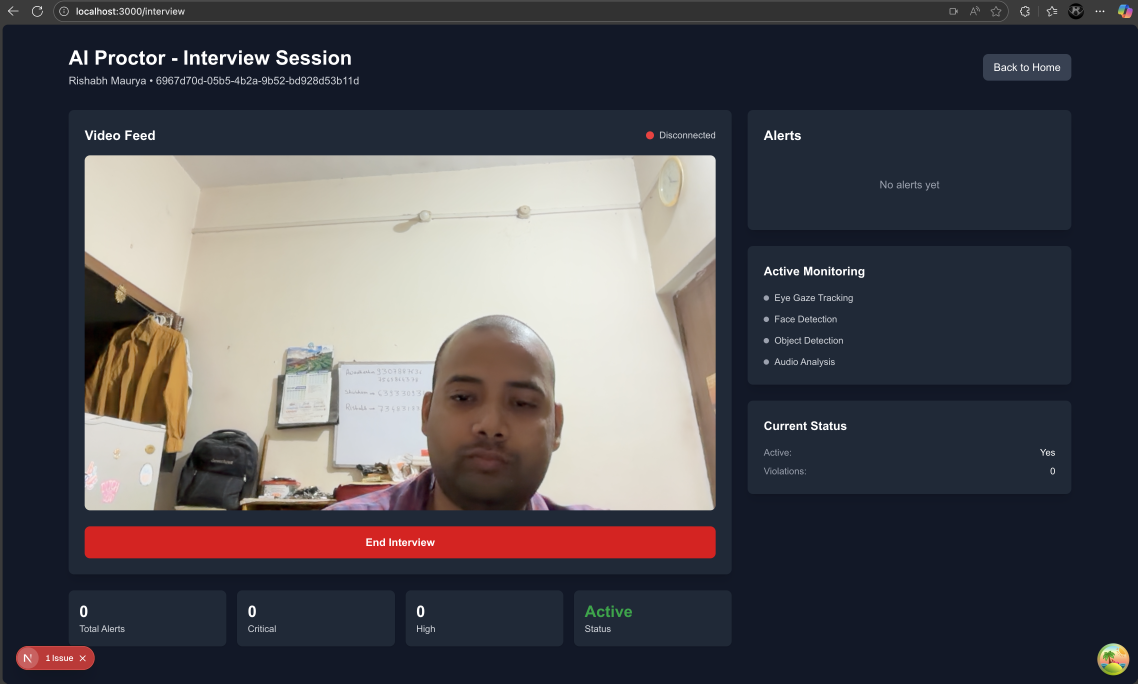
#> input picture image.png, 3412 x 2050 px (shown at 1/3 size)
$ python -i frame_utils.py   (imports and definitions only)
#> lines starting #> are read from the running program, lines starting #| are printed output that depends on the picture
import cv2
import numpy as np
from typing import Optional, Tuple
from skimage.metrics import structural_similarity as ssim
import logging

logger = logging.getLogger(__name__)


class FrameAnalyzer:
    """
    Utility class for frame analysis including SSIM comparison,
    black screen detection, and other optimizations
    """

    def __init__(self, ssim_threshold: float = 0.95, black_threshold: float = 30):
        """
        Initialize frame analyzer

        Args:
            ssim_threshold: SSIM similarity threshold (0-1). Frames above this are considered duplicates
            black_threshold: Average pixel intensity threshold for black screen detection
        """
        self.ssim_threshold = ssim_threshold
        self.black_threshold = black_threshold
        self.previous_frame = None
        self.frame_count = 0

        logger.info(f"FrameAnalyzer initialized - SSIM threshold: {ssim_threshold}, "
                   f"Black threshold: {black_threshold}")

    # [30 lines left out: function calculate_ssim, not called in this run]

    def is_duplicate_frame(self, current_frame: np.ndarray) -> bool:
        """
        Check if current frame is a duplicate of the previous frame using SSIM

        Args:
            current_frame: Current BGR image

        Returns:
            True if frame is a duplicate and should be skipped
        """
        self.frame_count += 1

        # First frame is never a duplicate
        if self.previous_frame is None:
            self.previous_frame = current_frame.copy()
            return False

        # Calculate similarity
        similarity = self.calculate_ssim(self.previous_frame, current_frame)

        # Check if frames are too similar (duplicate)
        is_duplicate = similarity > self.ssim_threshold

        if is_duplicate:
            logger.debug(f"Frame {self.frame_count} is duplicate (SSIM: {similarity:.3f})")
        else:
            # Update previous frame only if not duplicate
            self.previous_frame = current_frame.copy()

        return is_duplicate

    def is_black_screen(self, frame: np.ndarray) -> bool:
        """
        Detect if the frame is mostly black (camera covered or off)

        Args:
            frame: BGR image

        Returns:
            True if frame is mostly black
        """
        try:
            # Convert to grayscale
            gray = cv2.cvtColor(frame, cv2.COLOR_BGR2GRAY)

            # Calculate average pixel intensity
            avg_intensity = np.mean(gray)

            is_black = avg_intensity < self.black_threshold

            if is_black:
                logger.debug(f"Black screen detected (avg intensity: {avg_intensity:.1f})")

            return is_black

        except Exception as e:
            logger.error(f"Black screen detection failed: {e}")
            return False

    # [33 lines left out: function calculate_histogram_similarity, not called in this run]

    def should_process_frame(self, frame: np.ndarray, skip_mod: int = 1) -> Tuple[bool, str]:
        """
        Determine if a frame should be processed based on multiple criteria

        Args:
            frame: BGR image
            skip_mod: Process every Nth frame (1 = process all, 3 = process every 3rd)

        Returns:
            Tuple of (should_process, reason)
        """
        # Check black screen
        if self.is_black_screen(frame):
            return False, "black_screen"

        # Check frame skipping
        if skip_mod > 1 and self.frame_count % skip_mod != 0:
            return False, "frame_skipped"

        # Check duplicate
        if self.is_duplicate_frame(frame):
            return False, "duplicate_frame"

        return True, "ok"

    # [5 lines left out: function reset, not called in this run]

>>> import cv2
>>> picture = cv2.imread('../../../image.png')
#> picture is the input picture: shape (2050, 3412, 3); mean B, G, R 82.5, 77.2, 79.7
>>> result = FrameAnalyzer().should_process_frame(picture)
#> in is_black_screen, `gray = cv2.cvtColor(frame, cv2.COLOR_BGR2GRAY)`:
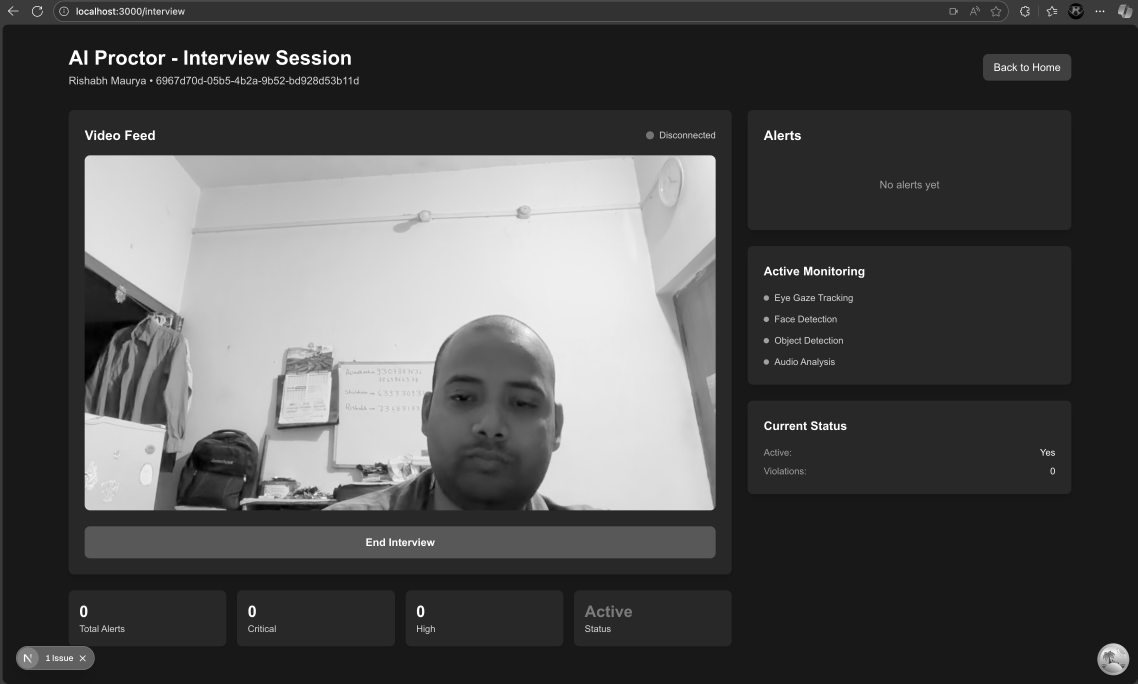
#> gray: shape (2050, 3412) (shown at 1/3 size); min 0, max 255, mean 78.6
#> in is_black_screen, `avg_intensity = np.mean(gray)`: avg_intensity = 78.58
#> in is_black_screen, `is_black = avg_intensity < self.black_threshold`: is_black = False
#> in is_duplicate_frame, `self.frame_count += 1`: self.frame_count = 1
#> result = (True, 'ok')
